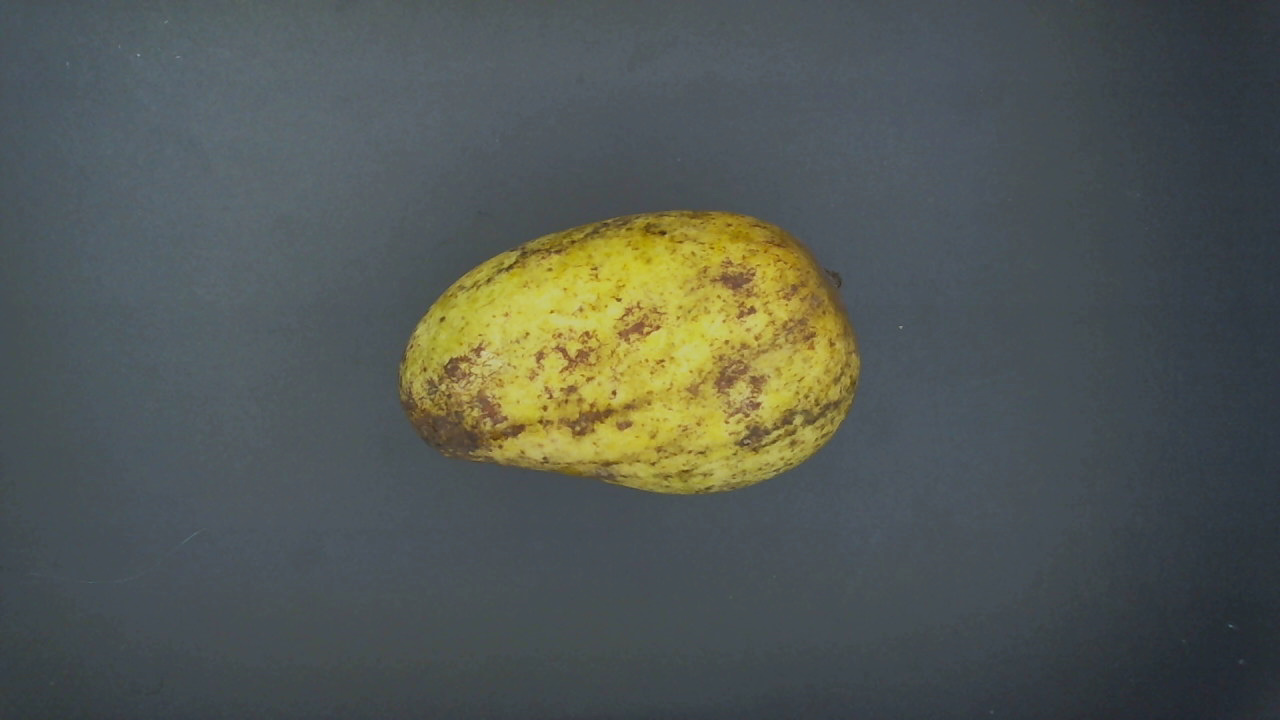
#> input picture images/CTOP/C-1T.jpg, 1280 x 720 px, found by its file name
$ python manualHSVsegmentation.py
#> lines starting #> are read from the running program, lines starting #| are printed output that depends on the picture; after the words box and inside, x2 and y2 are one past the last pixel; in counts of white or black regions, pixels touching at a corner belong together; long printed decimals are rounded
import cv2
import numpy as np
import imutils


src = cv2.imread(r'C:\Users\sfwn9\PycharmProjects\FYP1\images\CTOP\C-1T.jpg')
#> src is the input picture: shape (720, 1280, 3); mean B, G, R 83.5, 88, 82.1

image = src

image = cv2.cvtColor(image, cv2.COLOR_BGR2RGB)

image_gray = cv2.cvtColor(image, cv2.COLOR_BGR2GRAY)

image_blur = cv2.GaussianBlur(image, (5, 5), 0)

image_blur_hsv = cv2.cvtColor(image_blur, cv2.COLOR_RGB2HSV)
#> image_blur_hsv: shape (720, 1280, 3); mean H, S, V 93, 56, 95


minval = np.array([0,0,0])
maxval = np.array([70,255,255])

mask = cv2.inRange(image_blur_hsv, minval, maxval)
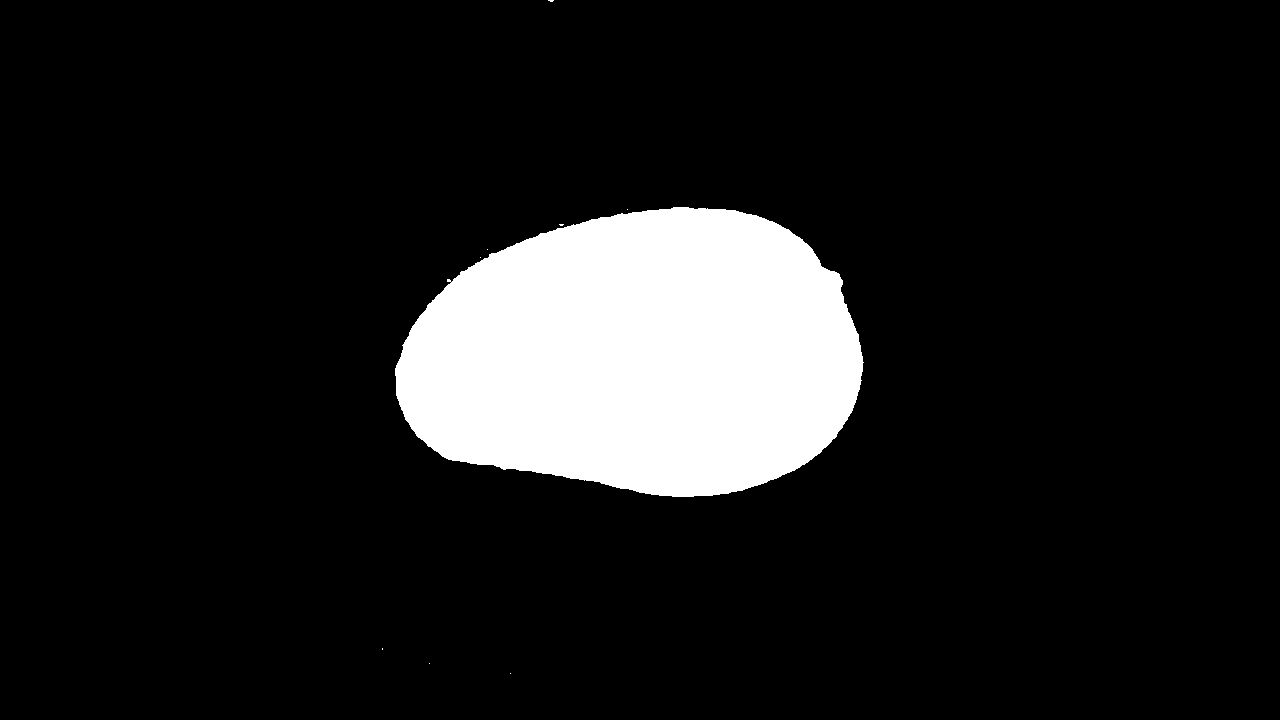
#> mask: shape (720, 1280); 11.5% white; 9 white regions (8 under 20 px)

dst = src * (mask[:,:,None].astype(src.dtype))
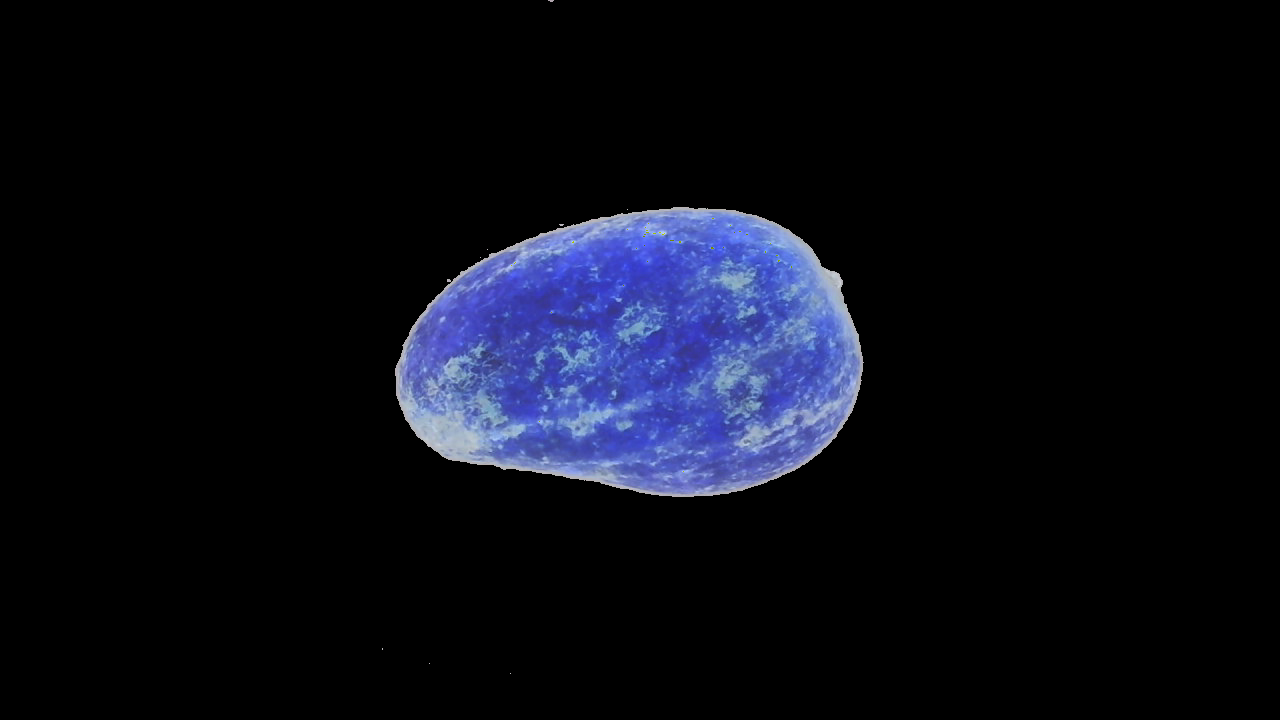
#> dst: shape (720, 1280, 3); mean B, G, R 22, 12.3, 10.5
gray = cv2.cvtColor(dst,cv2.COLOR_BGR2GRAY)
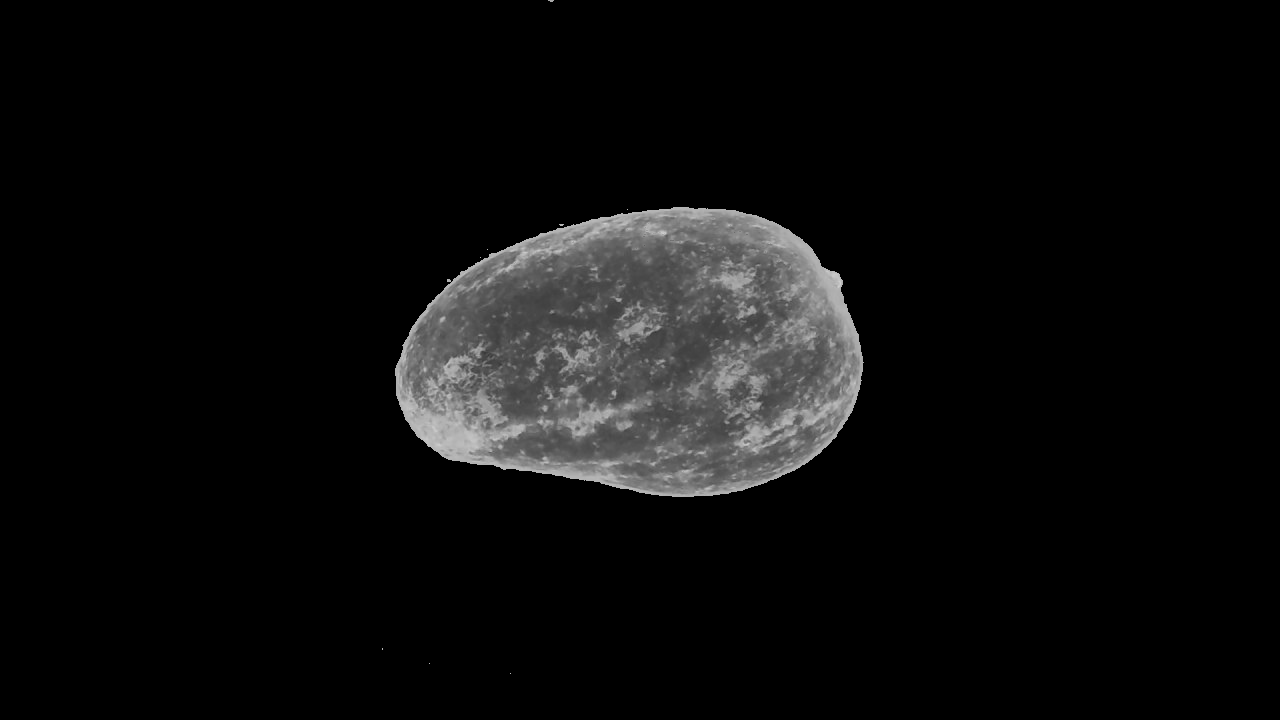
#> gray: shape (720, 1280); min 0, max 210, mean 12.9
contours = cv2.findContours(gray, cv2.RETR_EXTERNAL, cv2.CHAIN_APPROX_SIMPLE)
#> contours = 9 contours, 8 with area under 20; largest, box (x1, y1, x2, y2) and area: (395, 207, 864, 497) 105062
contours = contours[0] if len(contours) == 2 else contours[1]
big_contour = max(contours, key=cv2.contourArea)
#> big_contour = contour of 552 points, box (x1, y1, x2, y2) (395, 207, 864, 497), area 105062
result = np.zeros_like(src)
cv2.drawContours(result, [big_contour], 0, (255,255,255), cv2.FILLED)
#> result: shape (720, 1280, 3); 11.5% white; 1 white region


cnts = cv2.findContours(mask,cv2.RETR_TREE,cv2.CHAIN_APPROX_SIMPLE)
#> cnts has the same summary as contours
cnts = imutils.grab_contours(cnts)
contour_sizes = [(cv2.contourArea(contour), contour) for contour in cnts]
#> contour_sizes = 9 items, first 6: (0, [[510, 673]]), (0, [[429, 663]]), (0, [[382, 648], [382, 649]]), (0, [[480, 257]]), (0, [[487, 249]]), (3, [[559, 224], [560, 225], [562, 225], [563, 224]])
biggest_contour = max(contour_sizes, key=lambda x: x[0])[1]
#> biggest_contour has the same summary as big_contour
cv2.drawContours(src,[biggest_contour],-1,(0,255,0),1)
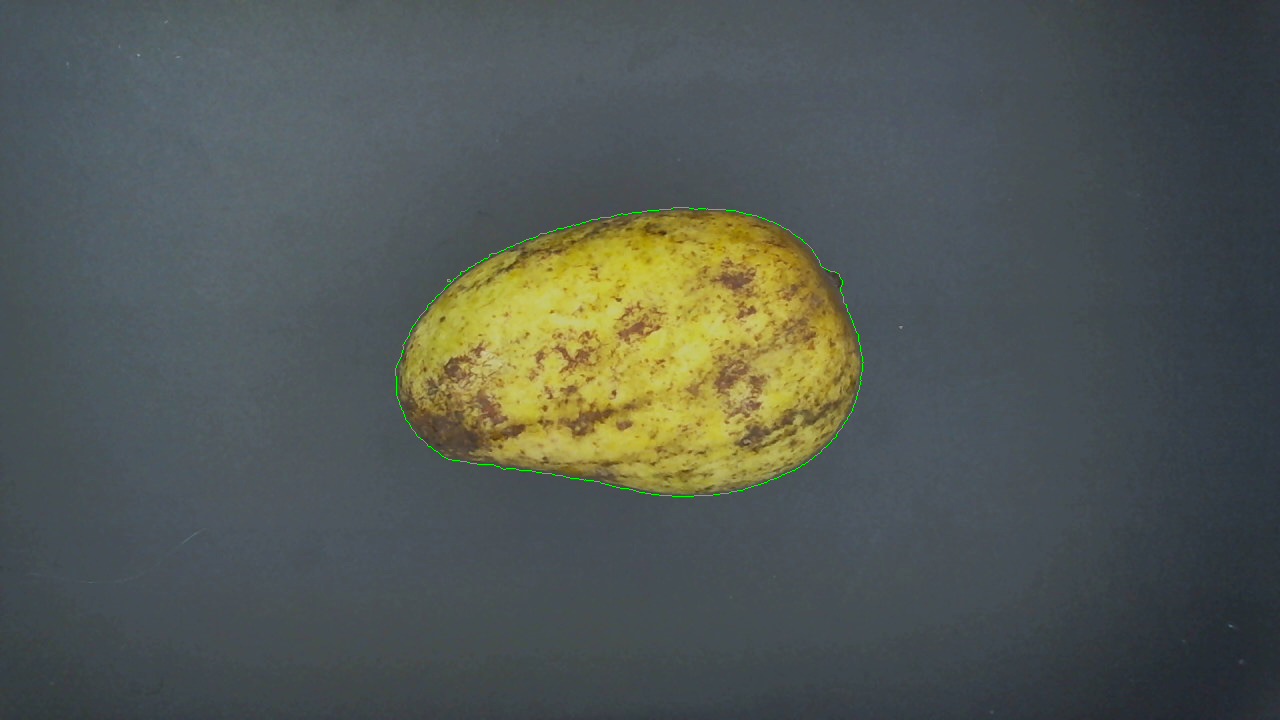
#> src: shape (720, 1280, 3); 0.13% of pixels changed, all inside (x1, y1, x2, y2) = (395, 207, 864, 497)

area = cv2.contourArea(biggest_contour)
#> area = 105062
perimeter = cv2.arcLength(biggest_contour,True)
#> perimeter = 1319.5

print(area)
#| 105062.0
print(perimeter)
#| 1319.543

cv2.imshow("Contour",src)

cv2.waitKey(0)

cv2.destroyAllWindows()
